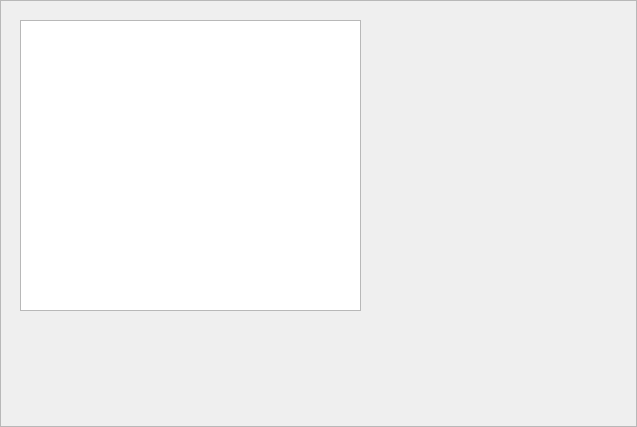
<?xml version="1.0" encoding="UTF-8"?>
<ui version="4.0">
 <class>Frame</class>
 <widget class="QFrame" name="Frame">
  <property name="geometry">
   <rect>
    <x>0</x>
    <y>0</y>
    <width>637</width>
    <height>427</height>
   </rect>
  </property>
  <property name="windowTitle">
   <string>Frame</string>
  </property>
  <property name="frameShape">
   <enum>QFrame::StyledPanel</enum>
  </property>
  <property name="frameShadow">
   <enum>QFrame::Raised</enum>
  </property>
  <widget class="QTableView" name="tableView">
   <property name="geometry">
    <rect>
     <x>20</x>
     <y>20</y>
     <width>341</width>
     <height>291</height>
    </rect>
   </property>
  </widget>
 </widget>
 <resources/>
 <connections/>
</ui>
